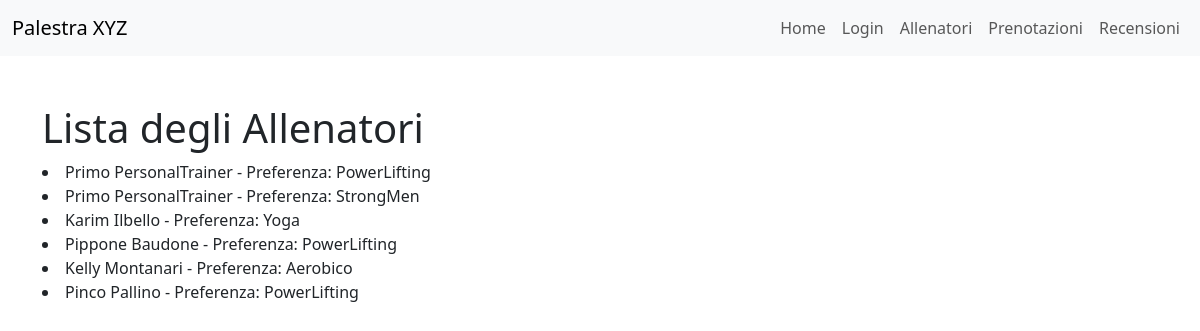
The app's page /trainers/elencoallenatori/ with its own data.
### trainers/models.py (models this page shows)
class PersonalTrainer(models.Model):
    user = models.OneToOneField(User, on_delete=models.CASCADE)
    nome = models.CharField(max_length=100)
    cognome = models.CharField(max_length=100)
    data_di_nascita = models.DateField()
    bio = models.TextField(max_length=500)
    SCELTA_PREFERENZE = [
        ("BB", "BodyBuilding"),
        ("PL", "PowerLifting"),
        ("CL", "Calisthenics"),
        ("ST", "StrongMen"),
        ("YG", "Yoga"),
        ("PS", "Pilates"),
        ("AR", "Aerobico")
    ]
    preferenze = models.CharField(max_length=2, choices=SCELTA_PREFERENZE)
    immagine_profilo = models.ImageField(upload_to=foto_profilo_upload_path, blank=True, null=True)
    competenze = models.TextField(max_length=500, default='Nessuna competenza')
    def __str__(self):
        return f"{self.nome} {self.cognome} - Preferenza: {self.get_preferenze_display()}"
    class Meta:
        verbose_name = "Personal Trainer"
        verbose_name_plural = "Personal Trainers"

### trainers/views.py (the view)
# urls.py: path('elencoallenatori/', PersonalTrainerListView.as_view(), name='personal_trainer_list'),
class PersonalTrainerListView(ListView):
    model = PersonalTrainer
    template_name = 'trainers/personal_trainer_list.html'

### trainers/templates/trainers/personal_trainer_list.html (shortened to what this page needs)
{% extends 'base.html' %}
{% block content %}
    {% block header1 %}
  <h1>Lista degli Allenatori</h1>
{% endblock %}
    {% for p in object_list %}
        <li>
            {{ p }}
        </li>
    {% endfor %}
{% endblock %}

### templates/base.html (style rules this page uses)
body { padding-top: 56px; }

### records on screen
PersonalTrainer: nome+cognome+preferenze "Primo PersonalTrainer - Preferenza: PowerLifting"
PersonalTrainer: nome+cognome+preferenze "Primo PersonalTrainer - Preferenza: StrongMen"
PersonalTrainer: nome+cognome+preferenze "Karim Ilbello - Preferenza: Yoga"
PersonalTrainer: nome+cognome+preferenze "Pippone Baudone - Preferenza: PowerLifting"
PersonalTrainer: nome+cognome+preferenze "Kelly Montanari - Preferenza: Aerobico"
PersonalTrainer: nome+cognome+preferenze "Pinco Pallino - Preferenza: PowerLifting"
